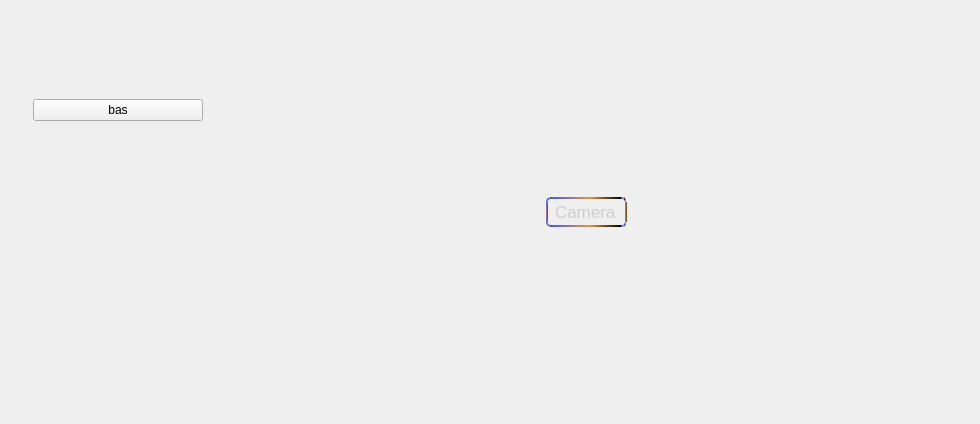
        <widget class="QFrame" name="viewsFrame">
         <property name="styleSheet">
          <string notr="true">QLabel{
background:none;
color:rgb(206, 206, 206);
font-size:17px;
margin:1px;
padding:7px;
padding-left:27px;
}

QLineEdit{
font-size:20px;
font-family:Yu Gothic UI;
border-bottom:none;
margin:0px;
padding:0px;
}
QLineEdit:hover{
background:transparent;;
border-radius:0px;
border:none;
}
QFrame{
padding:0px;
padding-left:0px;
padding-right:0px;
margin:9px;
margin-left:12px;
margin-right:12px;
}</string>
         </property>
         <layout class="QGridLayout" name="gridLayout_4">
          <property name="leftMargin">
           <number>0</number>
          </property>
          <property name="topMargin">
           <number>0</number>
          </property>
          <property name="rightMargin">
           <number>0</number>
          </property>
          <property name="bottomMargin">
           <number>0</number>
          </property>
          <item row="0" column="0">
           <widget class="QFrame" name="map">
            <property name="minimumSize">
             <size>
              <width>200</width>
              <height>200</height>
             </size>
            </property>
            <property name="maximumSize">
             <size>
              <width>800</width>
              <height>500</height>
             </size>
            </property>
            <property name="styleSheet">
             <string notr="true">QFrame{
margin:9px;
margin-left:12px;
margin-right:0px;
margin-bottom:6px;
}</string>
            </property>
            <layout class="QGridLayout" name="gridLayout_10">
             <item row="0" column="0">
              <widget class="QPushButton" name="startCameraButton">
               <property name="text">
                <string>bas</string>
               </property>
              </widget>
             </item>
            </layout>
           </widget>
          </item>
          <item row="1" column="0">
           <widget class="QFrame" name="threeD">
            <property name="minimumSize">
             <size>
              <width>200</width>
              <height>200</height>
             </size>
            </property>
            <property name="maximumSize">
             <size>
              <width>800</width>
              <height>500</height>
             </size>
            </property>
            <property name="styleSheet">
             <string notr="true">QFrame{
margin:9px;
margin-left:12px;
margin-right:0px;
margin-top:0px
}</string>
            </property>
            <layout class="QGridLayout" name="gridLayout_12"/>
           </widget>
          </item>
          <item row="0" column="1" rowspan="2">
           <widget class="QFrame" name="cameraFrame">
            <property name="minimumSize">
             <size>
              <width>750</width>
              <height>200</height>
             </size>
            </property>
            <property name="maximumSize">
             <size>
              <width>800</width>
              <height>16777215</height>
             </size>
            </property>
            <property name="styleSheet">
             <string notr="true">QFrame{
margin-left:6px;
padding:3px;
}</string>
            </property>
            <layout class="QGridLayout" name="gridLayout_11">
             <property name="leftMargin">
              <number>0</number>
             </property>
             <property name="topMargin">
              <number>0</number>
             </property>
             <property name="rightMargin">
              <number>0</number>
             </property>
             <property name="bottomMargin">
              <number>0</number>
             </property>
             <property name="spacing">
              <number>0</number>
             </property>
             <item row="0" column="0" alignment="Qt::AlignHCenter|Qt::AlignVCenter">
              <widget class="QLabel" name="cameraViewerLabel">
               <property name="minimumSize">
                <size>
                 <width>0</width>
                 <height>0</height>
                </size>
               </property>
               <property name="styleSheet">
                <string notr="true">border-radius:5px;
border:2px solid qlineargradient(spread:pad, x1:0, y1:0, x2:1, y2:0, stop:0 rgba(63, 91, 255, 255), stop:0.55 rgba(235, 148, 61, 255), stop:0.98 rgba(0, 0, 0, 255), stop:1 rgba(0, 0, 0, 0))</string>
               </property>
               <property name="text">
                <string>Camera</string>
               </property>
              </widget>
             </item>
            </layout>
           </widget>
          </item>
         </layout>
        </widget>
